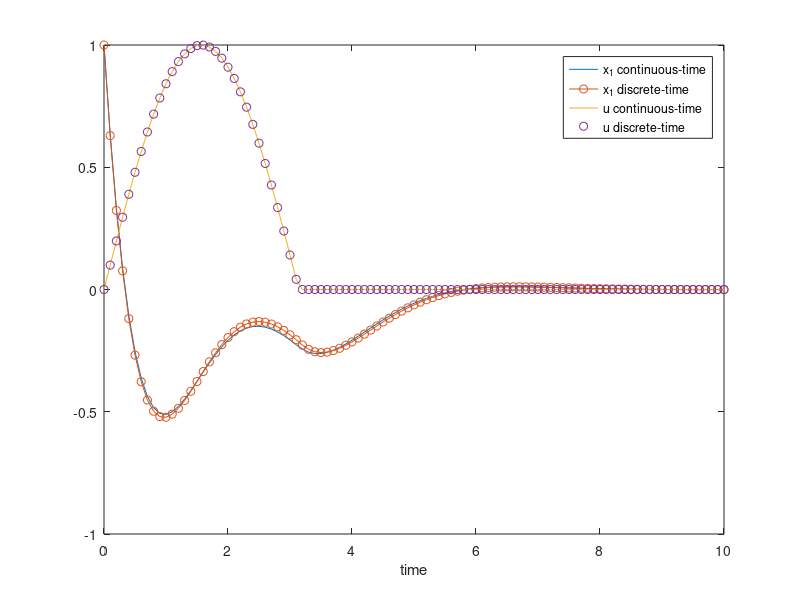
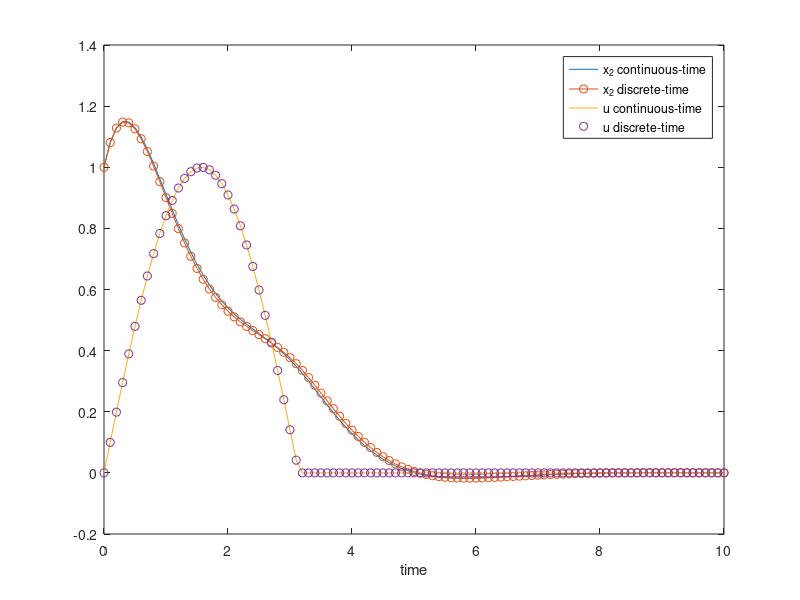

These charts were generated, in order, by the following MATLAB code:
clc; clear;

% Create state matricies
A = [-2, -2;
     1 ,  0];

B = [1;
     0];

C = [1, 0;
     0, 1];

D = 0;

% Initial condition
xo = [1;
      1];

% Set-up time step and time vector
dT = 0.1;
t = 0:dT:10;
T = 0.1;

kt = 0:T:10;

% Input vector - sin(t); 0 <= t <= pi
u = zeros(size(t));
u(t <= pi) = sin(t(t <= pi));

% Create SS models and simulate
sys = ss(A,B,C,D);

sim_result = lsim(sys,u,t,xo);

% Create discrete-time SS model
sysd = c2d(sys,T);

% Discrete-time and input vectors
x_k = zeros(2, length(kt));
x_k(:,1) = [1;1];
u_k = zeros(size(kt));
u_k(kt <= pi) = sin(kt(kt <= pi));


% Update states using previous value
for k = 1:length(kt)-1
    x_k(:,k+1) = sysd.A*x_k(:,k) + sysd.B*u_k(k);
end

figure
plot(t, sim_result(:,1), 'DisplayName', 'x_1 continuous-time')
hold on
plot(kt, x_k(1,:), '-o', 'DisplayName', 'x_1 discrete-time')
plot(t, u, 'DisplayName', 'u continuous-time')
plot(kt, u_k, 'o', 'DisplayName', 'u discrete-time')
legend
xlabel("time")


figure
plot(t, sim_result(:,2), 'DisplayName', 'x_2 continuous-time')
hold on
plot(kt, x_k(2,:), '-o', 'DisplayName', 'x_2 discrete-time')
plot(t, u, 'DisplayName', 'u continuous-time')
plot(kt, u_k, 'o', 'DisplayName', 'u discrete-time')
legend
xlabel("time")
